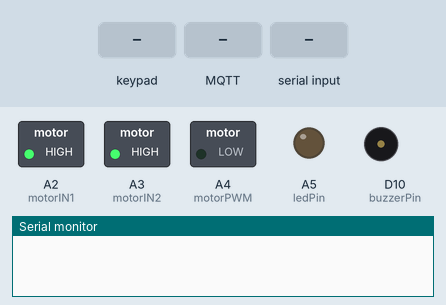
A sketch run on a simulated Arduino Uno R4 WiFi. Shown: switched loads named in the sketch (green lamp = pin HIGH), output pins drawn as LEDs (lit = HIGH), buzzer (waves = sounding), the last lines printed to the serial monitor. Wiring (inferred from the names in the program): 4×4 keypad with keys 1 2 3 A 4 5 6 B 7 8 9 C * 0 # D: rows D9, D8, D7, D6; columns D5, D4, D3, D2. The inputs (shaded band) are chosen by the test bench. WiFi joins after 1.5 s; servers stay silent unless stated; no MQTT or app messages arrive unless stated.

Above: at 2.7 s.
2.8 s: keypad keys 9 8 7 6 pressed 0.4 s apart
At 4.5 s:
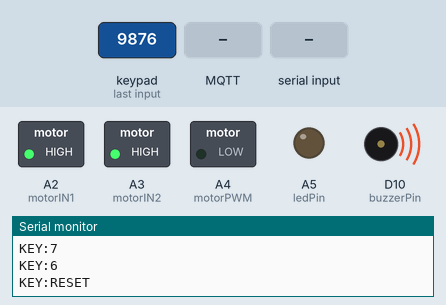
6.2 s: MQTT message "OK" arrives on the first subscribed topic
At 7.3 s:
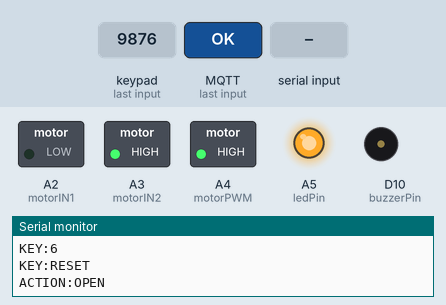
9.2 s: key 'A' pressed
At 9.7 s:
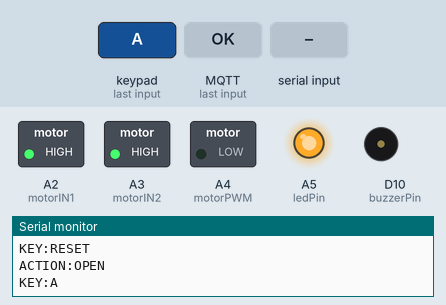
10.7 s: "CLOSE\n" received over Serial
At 12.0 s:
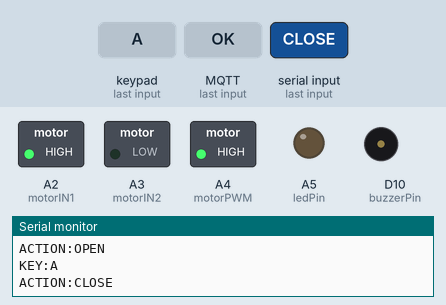
13.7 s: MQTT message "OPEN" arrives on the first subscribed topic
At 14.3 s:
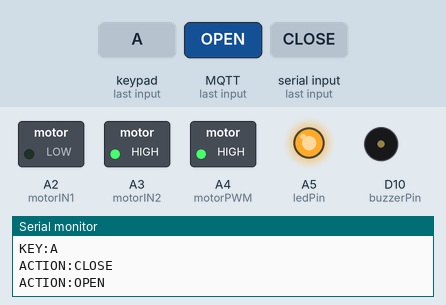
16.7 s: MQTT message "CLOSED" arrives on the second subscribed topic
At 17.2 s:
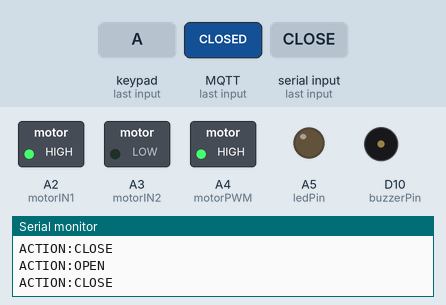
Timing chart, 0 to 20.1 s (numbered marks = the images above; inputs shaded):
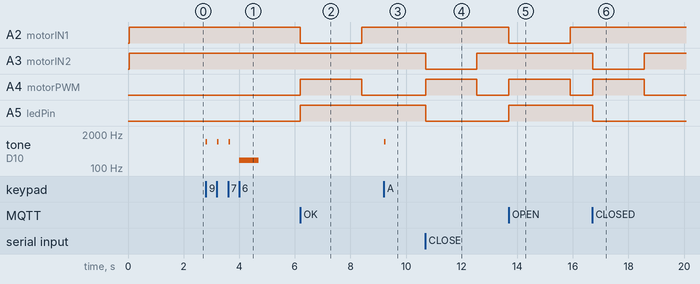

Measured:
- after the input at 2.8 s, tone on D10 (buzzerPin): plays 1000 Hz for 0.05 s, 1000 Hz for 0.05 s, 1000 Hz for 0.05 s, 200 Hz for 0.70 s, starting at once
- after the input at 6.2 s, A2 (motorIN1): HIGH → LOW at once, → HIGH 2.2 s later; A4 (motorPWM): LOW → HIGH at once, → LOW 2.2 s later; A5 (ledPin): LOW → HIGH at once
- after the input at 9.2 s, tone on D10 (buzzerPin): silent → 1000 Hz at once, → silent 0.05 s later
- after the input at 10.7 s, A3 (motorIN2): HIGH → LOW at once, → HIGH 1.9 s later; A4 (motorPWM): LOW → HIGH at once, → LOW 1.9 s later; A5 (ledPin): HIGH → LOW at once
- after the input at 13.7 s, A2 (motorIN1): HIGH → LOW at once, → HIGH 2.2 s later; A4 (motorPWM): LOW → HIGH at once, → LOW 2.2 s later; A5 (ledPin): LOW → HIGH at once
- after the input at 16.7 s, A3 (motorIN2): HIGH → LOW at once, → HIGH 1.9 s later; A4 (motorPWM): LOW → HIGH at once, → LOW 1.9 s later; A5 (ledPin): HIGH → LOW at once

The sketch:

entranceSystem.ino
```cpp
#include <LiquidCrystal_I2C.h>
#include <WiFiS3.h>
#include <PubSubClient.h>
#include <MFRC522.h>

// ---------------- 키패드 설정 ----------------
byte rowPins[4] = {9, 8, 7, 6};
byte colPins[4] = {5, 4, 3, 2};
char keymap[4][4] = {
  {'1','2','3','A'},
  {'4','5','6','B'},
  {'7','8','9','C'},
  {'*','0','#','D'}
};
bool lastState[4][4];
String inputText = "";

// ---------------- 핀 설정 ----------------
int motorIN1 = A2;
int motorIN2 = A3;
int motorPWM = A4;
int buzzerPin = 10;
int ledPin = A5;

#define SS_PIN   A0
#define RST_PIN  A1
MFRC522 mfrc522(SS_PIN, RST_PIN);

bool doorIsOpen = false;

// ---------------- WiFi & MQTT 설정 ----------------
const char* ssid = "iGrowth";
const char* password = "new1234~!";
const char* mqtt_server = "192.168.14.99"; // 라즈베리파이 IP
const int mqtt_port = 1883;

WiFiClient wifiClient;
PubSubClient client(wifiClient);

// 토픽 설정
const char* sub_topic = "jjld/entrance/+/door/control";
const char* card_result_topic = "jjld/entrance/door/101/+/CARD_RESULT";
const char* pass_result_topic = "jjld/entrance/door/101/+/PASS_RESULT";

// ---------------- 하드웨어 제어 함수 ----------------
void motorControl(bool open){
  if(open){
    digitalWrite(motorIN1, LOW);
    digitalWrite(motorIN2, HIGH);
    analogWrite(motorPWM, 180);
    Serial.println("ACTION:OPEN"); // 라즈베리파이 모니터링용
  } else {
    digitalWrite(motorIN1, HIGH);
    digitalWrite(motorIN2, LOW);
    analogWrite(motorPWM, 170);
    Serial.println("ACTION:CLOSE");
  }
}

void motorStop(){
  digitalWrite(motorPWM, LOW);
  digitalWrite(motorIN1, HIGH);
  digitalWrite(motorIN2, HIGH);
}

void buzz(int freq, int duration){
  tone(buzzerPin, freq, duration);
}

void ledOn(){ digitalWrite(ledPin, HIGH); }
void ledOff(){ digitalWrite(ledPin, LOW); }

// ---------------- 문 상태 서버 알림 ----------------
void notifyDoorOpened(int houseDong, int houseHo){
  String topic = "jjld/entrance/door/" + String(houseDong) + "/" + String(houseHo) + "/status";
  client.publish(topic.c_str(), "OPENED");
  doorIsOpen = true;
}

void notifyDoorClosed(int houseDong, int houseHo){
  String topic = "jjld/entrance/door/" + String(houseDong) + "/" + String(houseHo) + "/status";
  client.publish(topic.c_str(), "CLOSED");
  doorIsOpen = false;
}

// ---------------- 문 열기/닫기 시퀀스 ----------------
void openDoorSequence() {
  ledOn();
  motorControl(true);
  delay(2200);
  motorStop();
  notifyDoorOpened(101, 0);
}

void closeDoorSequence() {
  ledOff();
  motorControl(false);
  delay(1850);
  motorStop();
  notifyDoorClosed(101, 0);
}

// ---------------- MQTT 콜백 ----------------
void callback(char* topic, byte* payload, unsigned int length){
  char msg[50];
  if(length >= sizeof(msg)) length = sizeof(msg)-1;
  memcpy(msg, payload, length);
  msg[length] = '\0';
  String message(msg);
  String topicStr(topic);

  // 1. 원격 및 서버 결과 공통 처리
  if(message == "OK" || message == "OPEN") {
    if(!doorIsOpen) openDoorSequence();
  }
  else if(message == "CLOSED") {
    if(doorIsOpen) closeDoorSequence();
  }
  else if(message == "FAIL") {
    buzz(500, 200);
  }
}

void reconnect(){
  while(!client.connected()){
    if(client.connect("UNO-R4-CLIENT")){
      client.subscribe(sub_topic);
      client.subscribe(card_result_topic);
      client.subscribe(pass_result_topic);
    } else {
      delay(2000);
    }
  }
}

// ---------------- 초기 설정 ----------------
void setup(){
  Serial.begin(9600);
  SPI.begin();
  mfrc522.PCD_Init();

  for(int c=0; c<4; c++) pinMode(colPins[c], INPUT_PULLUP);
  for(int r=0; r<4; r++) pinMode(rowPins[r], INPUT_PULLUP);

  pinMode(motorPWM, OUTPUT);
  pinMode(motorIN1, OUTPUT);
  pinMode(motorIN2, OUTPUT);
  pinMode(buzzerPin, OUTPUT);
  pinMode(ledPin, OUTPUT);

  motorStop();
  ledOff();

  WiFi.begin(ssid, password);
  while(WiFi.status() != WL_CONNECTED){ delay(500); }

  client.setServer(mqtt_server, mqtt_port);
  client.setCallback(callback);
}

// ---------------- 메인 루프 ----------------
void loop(){
  // 1. MQTT 연결 및 상태 유지
  if(!client.connected()) reconnect();
  client.loop();

  // 2. 라즈베리파이로부터 오는 제어 명령 (OPEN/CLOSE) 최우선 처리
  if(Serial.available() > 0) {
    String cmd = Serial.readStringUntil('\n');
    cmd.trim();

    if(cmd == "OPEN") {
      openDoorSequence();
    }
    else if(cmd == "CLOSE") {
      closeDoorSequence();
    }
  }

  // 3. 센서 및 키패드 감지
  handleRFID();
  handleKeypad();
}

// ---------------- RFID 처리 (기존 XOR 로직 유지) ----------------
void handleRFID(){
  if (mfrc522.PICC_IsNewCardPresent() && mfrc522.PICC_ReadCardSerial()) {
      String uid = "";
      byte bcc = 0;
      for (byte i = 0; i < mfrc522.uid.size; i++) {
          if (i != 0) uid += "-";
          uid += String(mfrc522.uid.uidByte[i]);
          bcc ^= mfrc522.uid.uidByte[i]; // XOR 계산
      }
      uid += "-";
      uid += String(bcc);

      client.publish("jjld/entrance/101/card/request", uid.c_str());
      buzz(1000, 50);
      mfrc522.PICC_HaltA();
  }
}

// ---------------- 키패드 처리 (마스킹 기능 추가) ----------------
void handleKeypad(){
  for(int r=0; r<4; r++){
    pinMode(rowPins[r], OUTPUT);
    digitalWrite(rowPins[r], LOW);
    for(int c=0; c<4; c++){
      if(digitalRead(colPins[c]) == LOW && !lastState[r][c]){
        char key = keymap[r][c];
        lastState[r][c] = true;

        // 라즈베리파이 LCD 마스킹을 위해 시리얼 전송
        Serial.print("KEY:");
        Serial.println(key);

        processKey(key);
      }
      else if(digitalRead(colPins[c]) == HIGH && lastState[r][c]){
        lastState[r][c] = false;
      }
    }
    pinMode(rowPins[r], INPUT_PULLUP);
  }
}

void processKey(char key){
  // '*' 누르면 즉시 리셋
  if(key == '*'){
    inputText = "";
    Serial.println("KEY:RESET");
    buzz(500, 100);
    return;
  }

  inputText += key;
  buzz(1000, 50);

  // 4번째 자리 검증 로직 ('KEY:RESET'을 보내 파이 LCD를 초기화)
  if(inputText.length() == 4){
    if(inputText.charAt(3) != '#'){
      Serial.println("KEY:RESET"); // 파이에게 알림
      inputText = "";
      buzz(200, 700);
      return;
    }
  }

  // 8자리 완성 시 서버 전송
  if(inputText.length() == 8){
    if(validateInput()){
      // 서버에 전송만 하고, 문을 여는 건 서버 결과(MQTT)를 받고 나서 처리
      client.publish("jjld/entrance/101/pass/request", inputText.c_str());
      buzz(2000, 200);
    } else {
      Serial.println("KEY:RESET");
      buzz(200, 700);
    }
    inputText = "";
  }
}

bool validateInput(){
  for(int i=0; i<3; i++){ if(!isDigit(inputText.charAt(i))) return false; }
  if(inputText.charAt(3) != '#') return false;
  for(int i=4; i<8; i++){ if(!isDigit(inputText.charAt(i))) return false; }
  return true;
}
```
